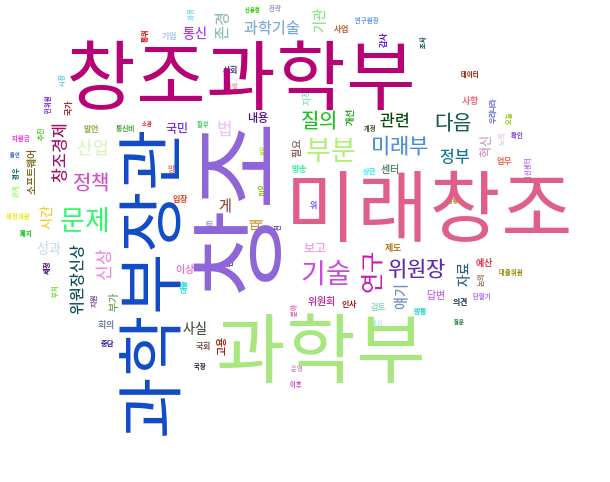

Source code (Python):
#-*- coding: utf-8 -*-

from collections import Counter
import urllib
import random
import webbrowser

from lxml import html
import pytagcloud # requires Korean font support
import sys
import csv


r = lambda: random.randint(0,255)
color = lambda: (r(), r(), r())

dic =[]

with open('test.csv', 'rb') as csvfile:
    reader = csv.reader(csvfile, delimiter = ',', quotechar = '|')
    for row in reader:
        try:
            dic.append({'color': color(), 'tag': unicode(row[1], 'cp949'), 'size': int(row[2])/6})
        except:
            continue


def draw_cloud(tags, filename, fontname = 'Noto Sans CJK', size = (600, 800)):
    pytagcloud.create_tag_image(tags, filename, fontname = fontname, size = size)

tags = dic

draw_cloud(tags, 'wordcloud.png')
